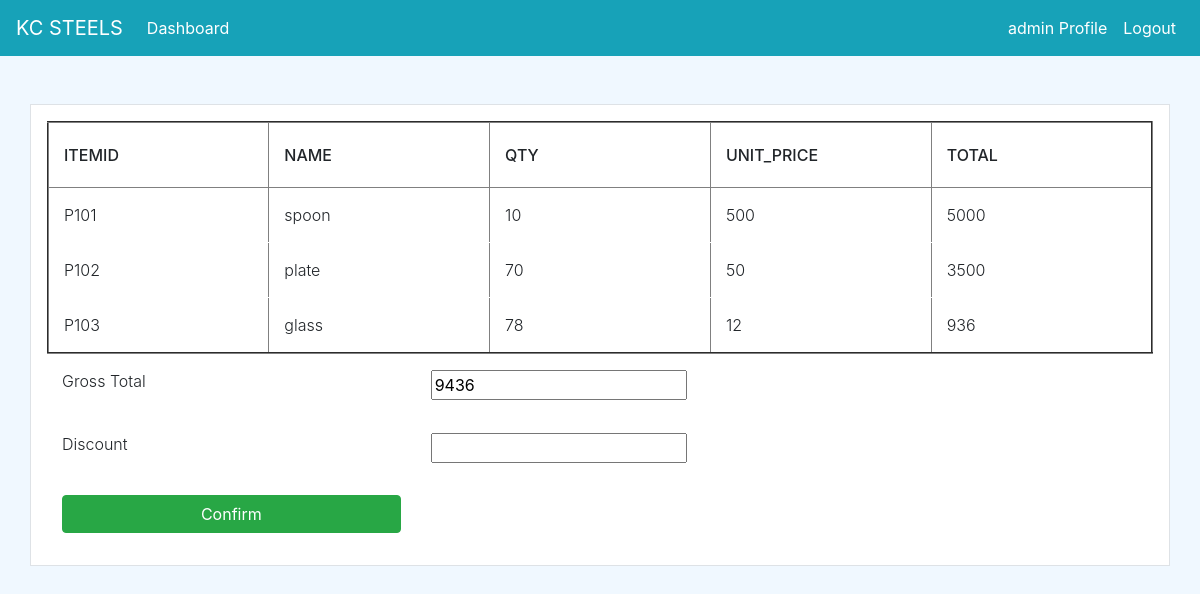
The app's page /purchase/add/PO101/confirm (signed in), older data.
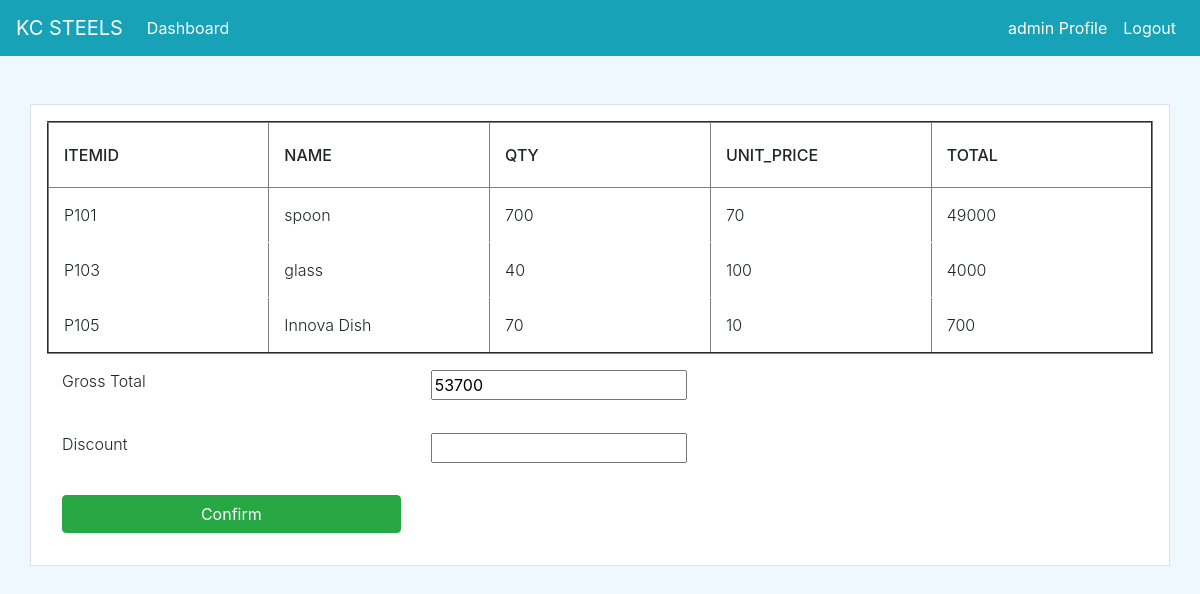
The same page, newer data.
### dashboard/models.py (models this page shows, shortened)
class PurchasedItems(models.Model):
    po_number = models.ForeignKey(PurchaseOrder, on_delete=models.CASCADE,null=True)
    vendor_id = models.ForeignKey(Vendor, on_delete=models.CASCADE,null=True)
    item_id = models.ForeignKey(Item, on_delete=models.CASCADE,null=True)
    item_name = models.CharField(max_length=100, null=True)
    quantity = models.PositiveIntegerField(null=True, default=0)
    unit_price = models.PositiveIntegerField(null=True, default=0)
    total_amt = models.PositiveIntegerField(null=True)
    @property
    def item_name(self):
        return self.item_id.name

class Item(models.Model):
        item_no = models.IntegerField(null=True)
        item_id = models.CharField(max_length=10,null=True)
        name = models.CharField(max_length=100, null=True, blank=False)
        unit_price = models.PositiveBigIntegerField(null=True,blank=True)
        qty_available = models.PositiveIntegerField(null=True, default=0)
        qty_sold = models.PositiveIntegerField(null=True, default=0)
        qty_purchased = models.PositiveIntegerField(null=True, default=0)
        status = models.BooleanField(default=False)
        def __str__(self):
            return self.item_id

### dashboard/views.py (the view, shortened to what this page needs)
# urls.py: path('purchase/add/<po_number>/confirm',views.purchase_add_confirm,name='purchase_add_confirm'),
@login_required
def purchase_add_confirm(request ,po_number):
    purchase_orders = PurchaseOrder.objects.all()
    current_po_number = purchase_orders.values('po_number').filter(po_number=po_number)[0]['po_number']
    current_po_number_view = purchase_orders.values('id').filter(po_number=po_number)[0]['id']
    purchase_order_individals = PurchasedItems.objects.filter(po_number_id=current_po_number_view)
    total_amt = 0
    _id = PurchaseOrder.objects.get(po_number=po_number).id
    for each in PurchasedItems.objects.filter(po_number__id=_id):
        total_amt += each.total_amt
    context = {
        'total_amt' : total_amt,
        'purchase_order_individals':purchase_order_individals,
        'current_po_number' : current_po_number
    }
    return render(request, 'purchase/purchase_confirm.html',context)

### templates/purchase/purchase_confirm.html (shortened to what this page needs)
{% extends 'partial/base.html' %}
{% load crispy_forms_tags %}
{% block content %}
<div class="container bg-white">
    <div class="row mt-5">
            <div class="border bg-white p-3">
                <table cellpadding="0" cellspacing="0" border="2">
                    <thead>
                      <tr>
                        <th scope="col">ItemID</th>
                        <th scope="col">Name</th>
                        <th scope="col">Qty</th>
                        <th scope="col">Unit_Price</th>
                        <th scope="col">Total</th>
                      </tr>
                    </thead>
                    <tbody>
                      {% for purchase_order_individal in purchase_order_individals %}
                      <tr>
                        <td>{{ purchase_order_individal.item_id }}</td>
                        <td>{{ purchase_order_individal.item_name }}</td>
                        <td>{{ purchase_order_individal.quantity }}</td>
                        <td>{{ purchase_order_individal.unit_price }}</td>
                        <td>{{ purchase_order_individal.total_amt }}</td>
                      </tr>
                      {% endfor %}
                    </tbody>
                </table>
                <table>
                    <form method="POST">
                        <tr>
                            <td><label>Gross Total</label></td>
                            <td><input type="text" name="g_amount" value="{{total_amt}}" /><td />
                        </tr>
                        <tr>
                            <td><label>Discount</label></td>
                            <td><input type="text" name="discount" /></td>
                        </tr>
                        <tr>
                            <td><input class="btn btn-success btn-block" data-backdrop="static" type="submit" value="Confirm"></td>
                        </tr>
                    </form>
                </table>
           </div>
    </div>
</div>
{% endblock %}

Row changes from the older to the newer data that the page shows:
removed PurchasedItems: item_id "P101", item_name "spoon", quantity "10", unit_price "500", total_amt "5000"
removed PurchasedItems: item_id "P102", item_name "plate", quantity "70", unit_price "50", total_amt "3500"
removed PurchasedItems: item_id "P103", item_name "glass", quantity "78", unit_price "12", total_amt "936"
added PurchasedItems: item_id "P101", item_name "spoon", quantity "700", unit_price "70", total_amt "49000"
added PurchasedItems: item_id "P103", item_name "glass", quantity "40", unit_price "100", total_amt "4000"
added PurchasedItems: item_id "P105", item_name "Innova Dish", quantity "70", unit_price "10", total_amt "700"
Text that changed along with them:
form field g_amount: "9436" → "53700"
